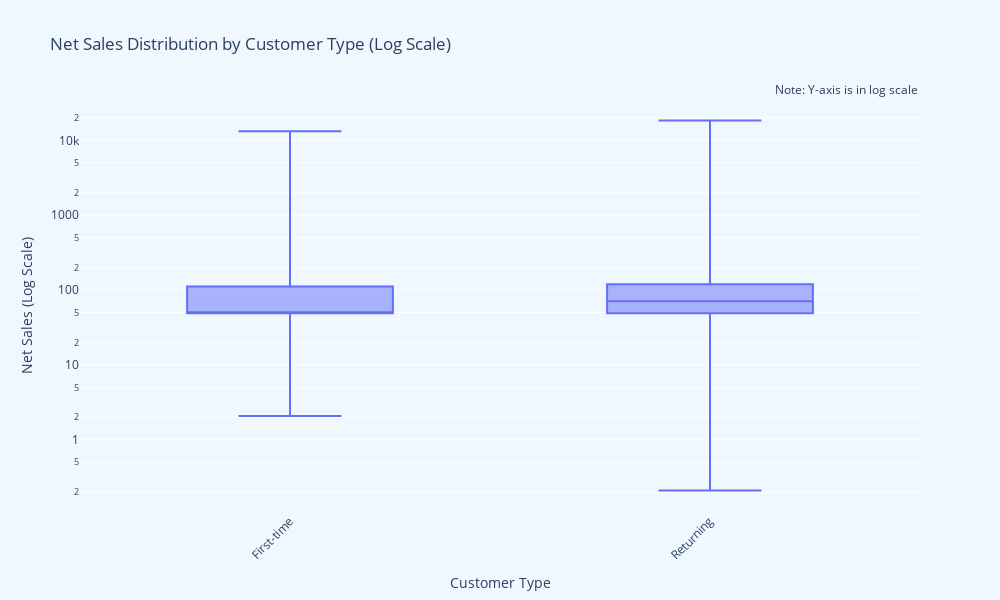

Notebook cell for this chart:
### Markdown cell above
### Customers

### Code cell
import plotly.express as px

fig = px.box(df, x='customer_type', y='net_sales', 
             title='Net Sales Distribution by Customer Type (Log Scale)',
             labels={'customer_type': 'Customer Type', 'net_sales': 'Net Sales (Log Scale)'},
             height=600, width=1000,
             points=False,
             log_y=True)  # Add log scale for y-axis

fig.update_layout(
    xaxis_tickangle=-45,
    plot_bgcolor='aliceblue',
    paper_bgcolor='aliceblue',
    yaxis_type="log"  # Ensure y-axis is in log scale
)

# Add a note about log scale
fig.add_annotation(
    x=1, y=1.05, xref="paper", yref="paper",
    text="Note: Y-axis is in log scale",
    showarrow=False,
    font=dict(size=12),
    align="right"
)

fig.show()

### Figure 1 — Plotly figure (JSON) as saved in the notebook; plotly's stock layout.template omitted (floating-point values rounded to 4 significant figures; data arrays with more than 128 entries replaced by an {"elided": "..."} marker saying what was removed)
{"data": [{"alignmentgroup": "True", "boxpoints": false, "hovertemplate": "Customer Type=%{x}<br>Net Sales (Log Scale)=%{y}<extra></extra>", "legendgroup": "", "marker": {"color": "#636efa"}, "name": "", "notched": false, "offsetgroup": "", "orientation": "v", "showlegend": false, "type": "box", "x": {"elided": "7072 str values"}, "x0": " ", "xaxis": "x", "y": {"elided": "7072 float values"}, "y0": " ", "yaxis": "y"}], "layout": {"annotations": [{"align": "right", "font": {"size": 12}, "showarrow": false, "text": "Note: Y-axis is in log scale", "x": 1, "xref": "paper", "y": 1.05, "yref": "paper"}], "boxmode": "group", "height": 600, "legend": {"tracegroupgap": 0}, "paper_bgcolor": "aliceblue", "plot_bgcolor": "aliceblue", "title": {"text": "Net Sales Distribution by Customer Type (Log Scale)"}, "width": 1000, "xaxis": {"anchor": "y", "domain": [0, 1], "tickangle": -45, "title": {"text": "Customer Type"}}, "yaxis": {"anchor": "x", "domain": [0, 1], "title": {"text": "Net Sales (Log Scale)"}, "type": "log"}}}
